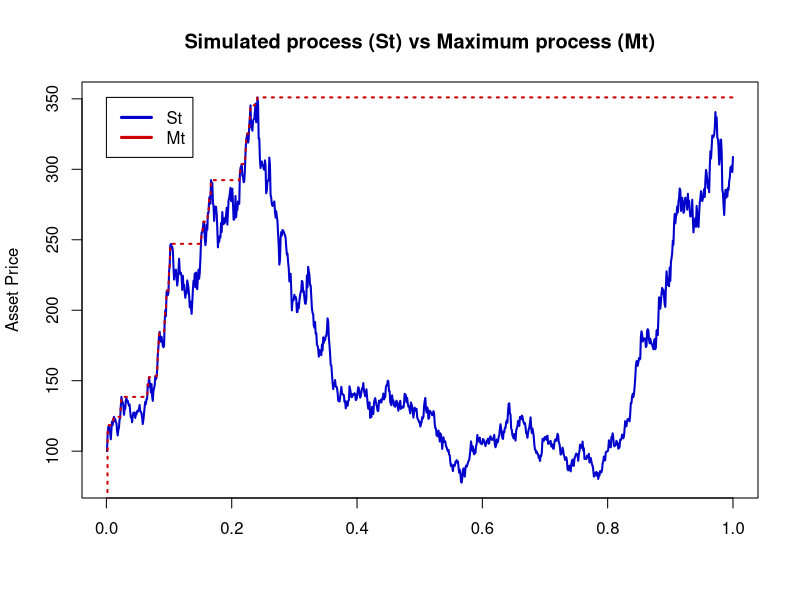

Write the R code that produced this figure.

# clear variables and close windows
rm(list = ls(all = TRUE))
graphics.off()

# parameter settings
para = c(100, 0.05, 0.03)
S0   = para[1]  # Initial Stock Price
r    = para[2]  # Interest Rate per Year
vol  = para[3]  # Volatility per Year
N    = 1000
t    = 1:N/N

volatility    = vol * vol
dt            = 1
randomWt1     = rnorm(N, 0, 1)
Wtsum1        = cumsum(t(randomWt1))
Path1         = exp((r - 0.5 * volatility) * dt + vol * sqrt(dt) * Wtsum1)
StockPath1    = matrix(0, N, 1)
StockPath1[1] = S0

for (i in 2:N) {
    StockPath1[i] = S0 * Path1[i]
}

s = StockPath1
y = matrix(0, N, 1)
y[i] = s[1]

for (i in 2:N) {
    if (s[i] > y[i - 1]) {
        y[i] = s[i]
    } else {
        y[i] = y[i - 1]
    }
}

# plot
plot(t, StockPath1, type = "l", col = "blue3", lwd = 2, ylab = "Asset Price", xlab = "", main = "Simulated process (St) vs Maximum process (Mt)")
lines(t, y, col = "red3", lty = "dotted", lwd = 2)
legend(0, max(y), c("St", "Mt"), lty = c(1, 1), lwd = 3, col = c("blue3", "red3"), 
    bg = "white")